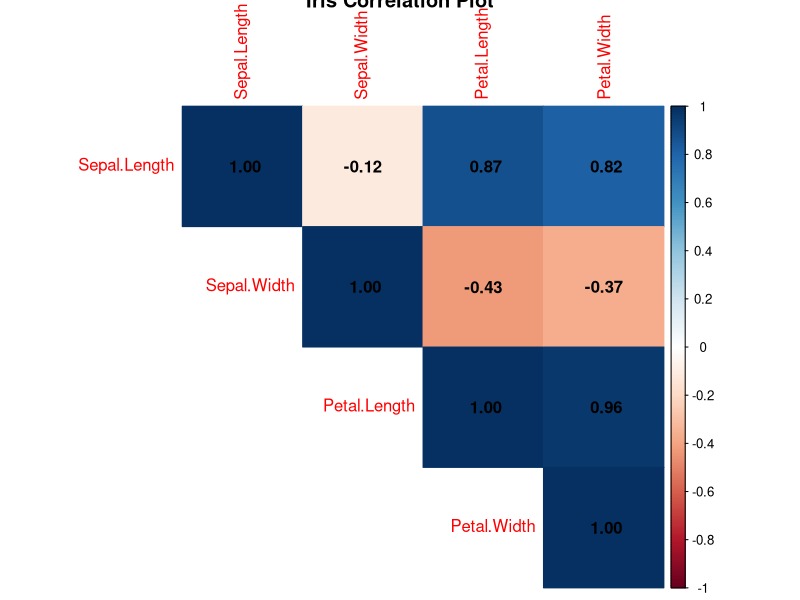
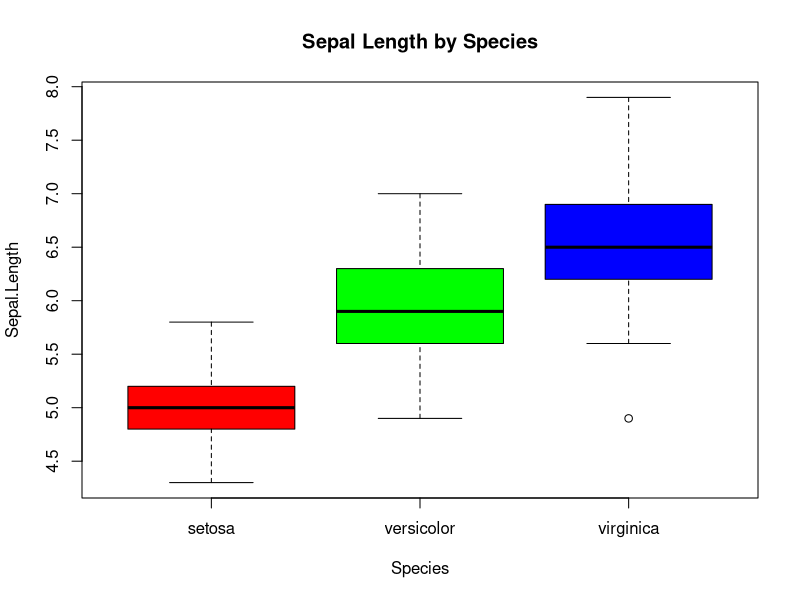

Here is the R script that generated these plots, in order:

# Correlation, Covariance and ANOVA

# Load dataset
data(iris)

# Select numerical variables
numeric_data <- iris[, 1:4]

# 1. Correlation matrix
cor_matrix <- cor(numeric_data)
print("Correlation Matrix")
print(cor_matrix)

# 2. Covariance matrix
cov_matrix <- cov(numeric_data)
print("Covariance Matrix")
print(cov_matrix)

# 3. Correlation plot
install.packages("corrplot")
library(corrplot)

corrplot(cor_matrix,
         method="color",
         type="upper",
         addCoef.col="black",
         main="Iris Correlation Plot")

# 4. ANOVA
model <- aov(Sepal.Length ~ Species,
             data=iris)

print("ANOVA Results")
summary(model)

# 5. Tukey test
TukeyHSD(model)

# 6. Box plot
boxplot(Sepal.Length ~ Species,
        data=iris,
        main="Sepal Length by Species",
        col=c("red", "green", "blue"))
